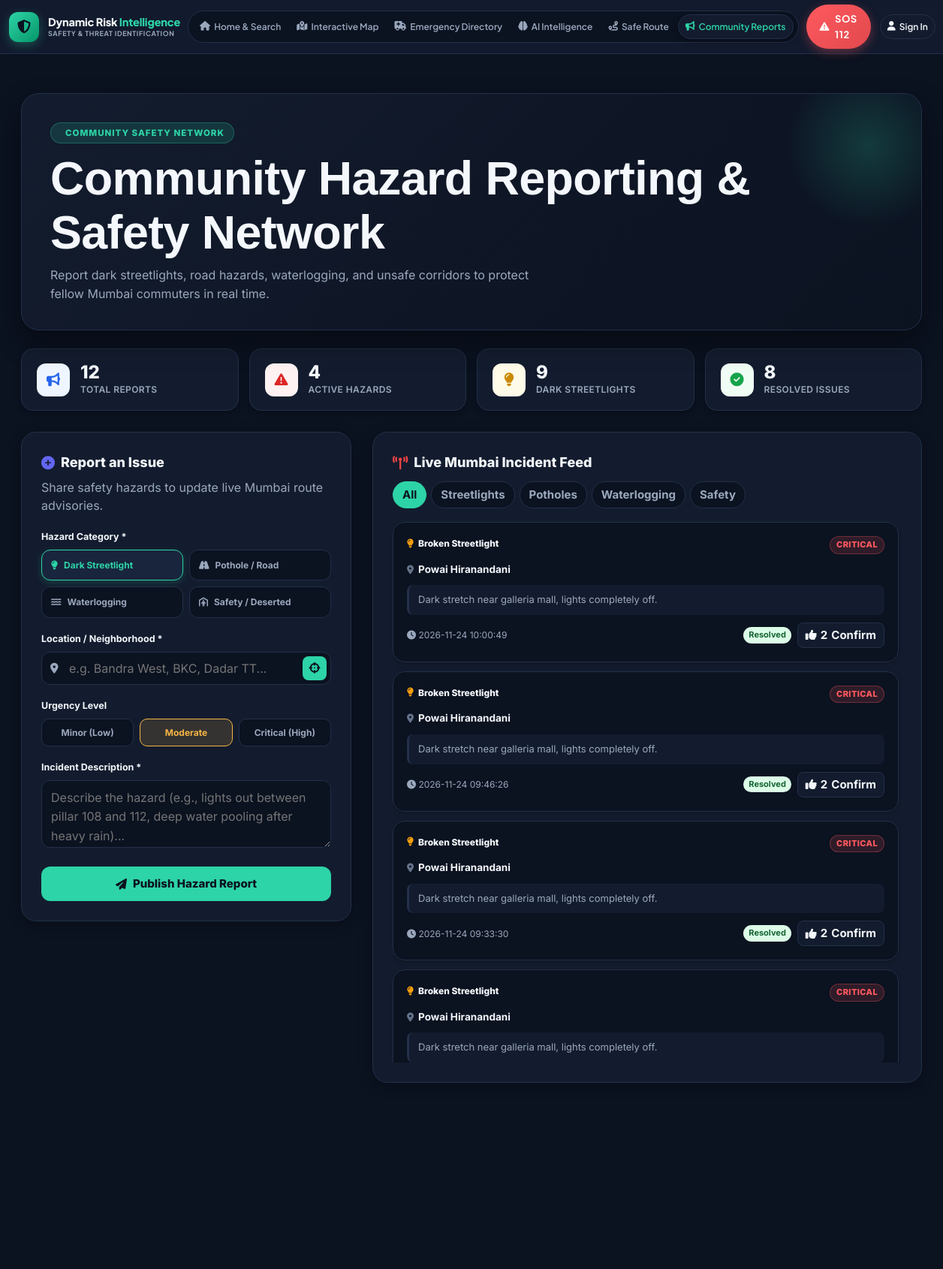
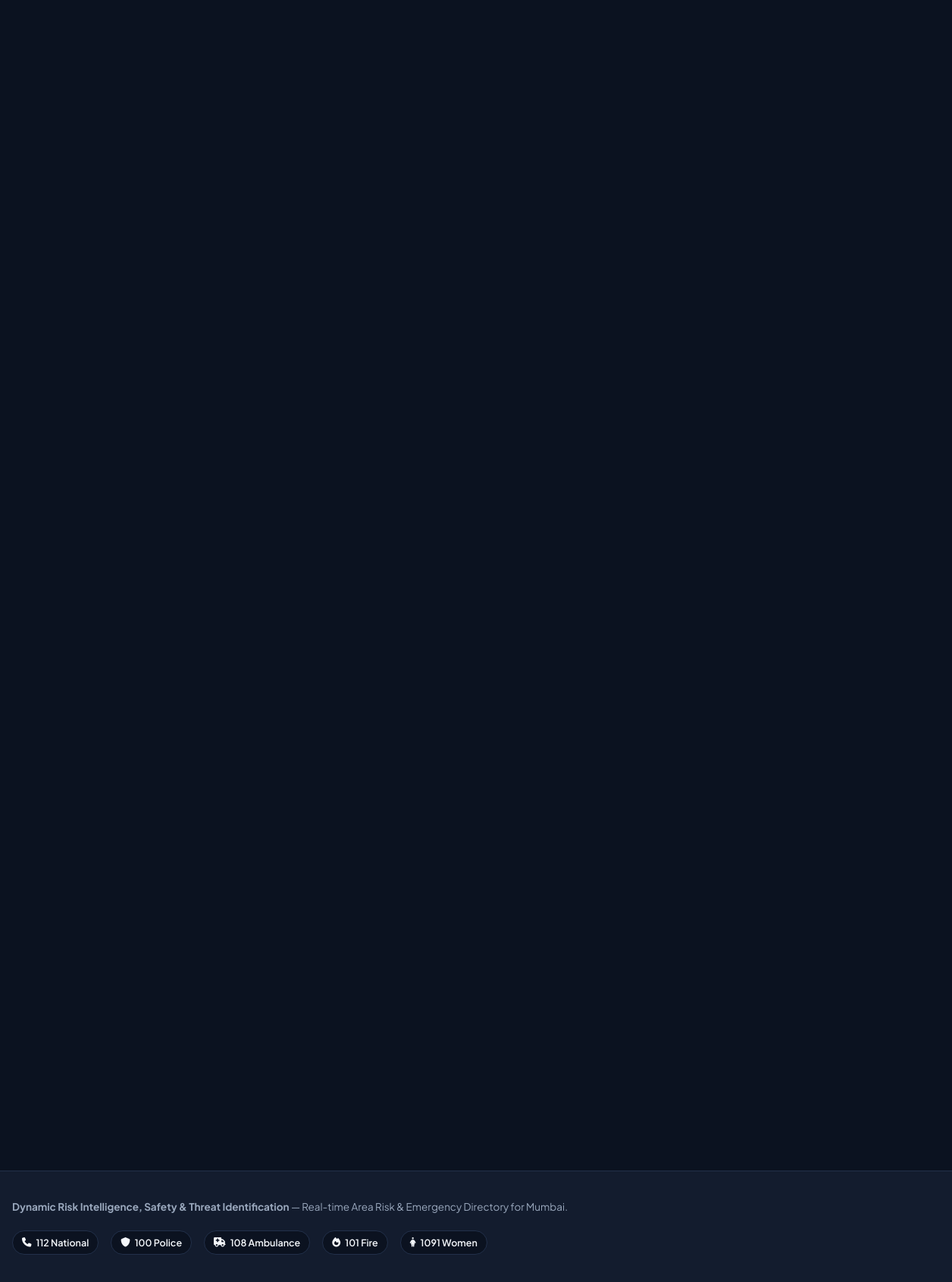
Screenshot of /report with the database file from the repository (2 pictures, top to bottom).
### tables this page shows
CREATE TABLE reports (
                id INTEGER PRIMARY KEY AUTOINCREMENT,
                user_id INTEGER,
                report_type TEXT NOT NULL,
                place_name TEXT,
                route_text TEXT,
                issue_type TEXT NOT NULL,
                description TEXT NOT NULL,
                created_at TIMESTAMP DEFAULT CURRENT_TIMESTAMP
            , "latitude" REAL, "longitude" REAL, "severity" TEXT DEFAULT 'Medium', "status" TEXT DEFAULT 'Active', "upvotes" INTEGER DEFAULT 1);

### app.py (the view, shortened to what this page needs)
@app.route("/report", methods=["GET", "POST"])
def report():
    conn = get_db()
    try:
        stats = _compute_report_stats(conn)
        cur = conn.cursor()
        cur.execute(
            """
            SELECT id, user_id, report_type, place_name, latitude, longitude, issue_type, severity, description, status, upvotes, created_at
            FROM reports
            ORDER BY id DESC
            LIMIT 50
            """
        )
        reports_list = [dict(r) for r in cur.fetchall()]
        success_flag = bool(request.args.get("success"))
        return render_template("report.html", reports=reports_list, stats=stats, success="Your community safety hazard report has been published!" if success_flag else None)
    finally:
        conn.close()

### app.py (called while the page is built, shortened)
def get_db():
    conn = sqlite3.connect(DATABASE_PATH)
    conn.row_factory = sqlite3.Row
    return conn

def current_user_record():
    user_id = session.get("user_id")
    return None

@app.context_processor
def inject_globals():
    return {
        "current_user": current_user_record(),
        "service_labels": SERVICE_LABELS,
        "service_icons": SERVICE_ICONS,
        "emergency_contacts": EMERGENCY_CONTACTS,
        "current_year": datetime.now(
            timezone.utc
        ).year,
    }

### templates/report.html (shortened to what this page needs)
{% extends "base.html" %}
{% block content %}
<div class="rep-container">
    <section class="rep-hero">
        <span class="rep-eyebrow">
             Community Safety Network
        </span>
        <h1>Community Hazard Reporting & Safety Network</h1>
        <p>Report dark streetlights, road hazards, waterlogging, and unsafe corridors to protect fellow Mumbai commuters in real time.</p>
    </section>
    <div class="rep-stats-grid">
        <div class="rep-stat-card">
            <div class="rep-stat-icon" style="background: #eff6ff; color: #2563eb;">
                <i class="fa-solid fa-bullhorn"></i>
            </div>
            <div>
                <div class="rep-stat-val">{{ stats.total or 0 }}</div>
                <div class="rep-stat-lbl">Total Reports</div>
            </div>
        </div>
        <div class="rep-stat-card">
            <div class="rep-stat-icon" style="background: #fef2f2; color: #dc2626;">
                <i class="fa-solid fa-triangle-exclamation"></i>
            </div>
            <div>
                <div class="rep-stat-val">{{ stats.active or 0 }}</div>
                <div class="rep-stat-lbl">Active Hazards</div>
            </div>
        </div>
        <div class="rep-stat-card">
            <div class="rep-stat-icon" style="background: #fefce8; color: #ca8a04;">
                <i class="fa-solid fa-lightbulb"></i>
            </div>
            <div>
                <div class="rep-stat-val">{{ stats.streetlights or 0 }}</div>
                <div class="rep-stat-lbl">Dark Streetlights</div>
            </div>
        </div>
        <div class="rep-stat-card">
            <div class="rep-stat-icon" style="background: #f0fdf4; color: #16a34a;">
                <i class="fa-solid fa-circle-check"></i>
            </div>
            <div>
                <div class="rep-stat-val">{{ stats.resolved or 0 }}</div>
                <div class="rep-stat-lbl">Resolved Issues</div>
            </div>
        </div>
    </div>
    <div class="rep-layout">
        <div class="rep-form-card">
            <div class="rep-form-title">
                <i class="fa-solid fa-circle-plus" style="color: #6366f1;"></i>
                <span>Report an Issue</span>
            </div>
            <p class="rep-form-desc">Share safety hazards to update live Mumbai route advisories.</p>
            <form action="{{ url_for('report') }}" method="POST" id="repForm">
                <div class="rep-form-group">
                    <label class="rep-form-label">Hazard Category *</label>
                    <div class="issue-selector">
                        <div class="issue-option selected" data-type="Broken Streetlight">
                            <i class="fa-solid fa-lightbulb"></i> Dark Streetlight
                        </div>
                        <div class="issue-option" data-type="Hazardous Pothole">
                            <i class="fa-solid fa-road"></i> Pothole / Road
                        </div>
                        <div class="issue-option" data-type="Waterlogging / Flood">
                            <i class="fa-solid fa-water"></i> Waterlogging
                        </div>
                        <div class="issue-option" data-type="Harassment / Deserted">
                            <i class="fa-solid fa-person-shelter"></i> Safety / Deserted
                        </div>
                    </div>
                </div>
                <div class="rep-form-group">
                    <label class="rep-form-label">Location / Neighborhood *</label>
                    <div class="loc-input-wrap">
                        <i class="fa-solid fa-location-dot loc-input-icon"></i>
                        <input type="text" name="place_name" id="inputPlaceName" class="rep-input" placeholder="e.g. Bandra West, BKC, Dadar TT..." required>
                        <button type="button" class="btn-gps-detect" id="btnDetectReportLoc" title="Autofill current location via GPS">
                            <i class="fa-solid fa-crosshairs"></i>
                        </button>
                    </div>
                </div>
                <div class="rep-form-group">
                    <label class="rep-form-label">Urgency Level</label>
                    <div class="severity-options">
                        <div class="sev-pill low" data-sev="Low">Minor (Low)</div>
                        <div class="sev-pill medium selected" data-sev="Medium">Moderate</div>
                        <div class="sev-pill critical" data-sev="Critical">Critical (High)</div>
                    </div>
                </div>
                <div class="rep-form-group">
                    <label class="rep-form-label">Incident Description *</label>
                    <textarea name="description" id="inputDescription" class="rep-textarea" placeholder="Describe the hazard (e.g., lights out between pillar 108 and 112, deep water pooling after heavy rain)..." required></textarea>
                </div>
                <button type="submit" class="btn-submit-report">
                    <i class="fa-solid fa-paper-plane"></i> Publish Hazard Report
                </button>
            </form>
        </div>
        <div class="rep-feed-panel">
            <div class="rep-feed-header">
                <div class="rep-feed-title">
                    <i class="fa-solid fa-tower-broadcast" style="color: #ef4444;"></i>
                    <span>Live Mumbai Incident Feed</span>
                </div>
                <div class="feed-filter-pills">
                    <button type="button" class="feed-pill active" data-filter="all">All</button>
                    <button type="button" class="feed-pill" data-filter="Streetlight">Streetlights</button>
                    <button type="button" class="feed-pill" data-filter="Pothole">Potholes</button>
                    <button type="button" class="feed-pill" data-filter="Waterlogging">Waterlogging</button>
                    <button type="button" class="feed-pill" data-filter="Harassment">Safety</button>
                </div>
            </div>
            <div class="feed-list" id="feedList">
                {% for r in reports %}
                <div class="report-card" data-category="{{ r.issue_type }}">
                    <div class="report-card-top">
                        <div class="report-issue-tag">
                            {% if 'Streetlight' in r.issue_type %}
                            <i class="fa-solid fa-lightbulb" style="color: #f59e0b;"></i>
                            {% elif 'Pothole' in r.issue_type %}
                            <i class="fa-solid fa-road" style="color: #ea580c;"></i>
                            {% elif 'Water' in r.issue_type %}
                            <i class="fa-solid fa-water" style="color: #0284c7;"></i>
                            {% else %}
                            <i class="fa-solid fa-triangle-exclamation" style="color: #dc2626;"></i>
                            {% endif %}
                            <span>{{ r.issue_type }}</span>
                        </div>
                        <span class="report-severity-badge badge-{{ r.severity or 'Medium' }}">{{ r.severity or 'Medium' }}</span>
                    </div>
                    <div class="report-place">
                        <i class="fa-solid fa-location-dot" style="color: #64748b; font-size: 12px;"></i>
                        <span>{{ r.place_name or 'Mumbai' }}</span>
                    </div>
                    <div class="report-desc">
                        {{ r.description }}
                    </div>
                    <div class="report-footer">
                        <span><i class="fa-solid fa-clock"></i> {{ r.created_at }}</span>
                        <div style="display: flex; align-items: center; gap: 8px;">
                            <span style="font-size: 11px; padding: 2px 7px; border-radius: 999px; font-weight: 700; background: {% if r.status == 'Resolved' %}#dcfce7; color:#166534;{% else %}#fee2e2; color:#991b1b;{% endif %}">
                                {{ r.status or 'Active' }}
                            </span>
                            <button type="button" class="btn-upvote" data-id="{{ r.id }}">
                                <i class="fa-solid fa-thumbs-up"></i>
                                <span class="upvote-count">{{ r.upvotes or 1 }}</span> Confirm
                            </button>
                        </div>
                    </div>
                </div>
                {% endfor %}
            </div>
        </div>
    </div>
</div>
{% endblock %}

### static/css/style.css (style rules this page uses)
:root { --bg: #0B1220; --surface: #131C2E; --surface-soft: #182338; --text: #F4F7FB; --text-secondary: #9AA8BD; --text-muted: #7A89A0; --border: #22304A; --border-strong: #2E4164; --accent: #2DD4A7; --accent-dark: #26b992; --accent-light: rgba(45, 212, 167, 0.12); --primary: #2DD4A7; --primary-safe: #2DD4A7; --success: #2DD4A7; --success-light: rgba(45, 212, 167, 0.12); --warning: #F5B544; --warning-light: rgba(245, 181, 68, 0.12); --danger: #FF5A5F; --danger-light: rgba(255, 90, 95, 0.12); --info: #2DD4A7; --info-light: rgba(45, 212, 167, 0.12); --shadow-xs: 0 2px 8px rgba(0, 0, 0, 0.2); --shadow-sm: 0 6px 20px rgba(0, 0, 0, 0.3); --shadow-md: 0 14px 40px rgba(0, 0, 0, 0.4); --shadow-lg: 0 24px 70px rgba(0, 0, 0, 0.5); --radius-sm: 10px; --radius-md: 16px; --radius-lg: 22px; --radius-xl: 30px; --container: 1240px; --transition-fast: 180ms ease; --transition: 280ms cubic-bezier(0.2, 0.8, 0.2, 1); --transition-slow: 500ms cubic-bezier(0.16, 1, 0.3, 1); }
*, *::before, *::after { box-sizing: border-box; }
html { scroll-behavior: smooth; }
body { margin: 0; padding: 0; min-height: 100vh; background: var(--bg); color: var(--text); font-family: "DM Sans", sans-serif; font-size: 15px; line-height: 1.6; overflow-x: hidden; -webkit-font-smoothing: antialiased; text-rendering: optimizeLegibility; }
button, input, textarea, select { font: inherit; }
button { cursor: pointer; }
h1, h2, h3, h4, h5, h6 { margin: 0; color: var(--text); font-family: "Manrope", sans-serif; font-weight: 700; line-height: 1.15; letter-spacing: -0.025em; }
h1 { font-size: clamp(2.2rem, 5vw, 4.2rem); }
p { margin: 0; }
html { font-size: 16px; }
body { font-size: 16px; line-height: 1.6; }
h1 { font-size: 42px !important; line-height: 1.15; }
p { font-size: 16px !important; line-height: 1.65; }
button, .button, .button-primary, .button-secondary, .calculate-button, .clear-button { font-size: 15px !important; }
input, select, textarea { font-size: 16px !important; }
html { font-size: 16px !important; }
body { font-size: 16px !important; line-height: 1.6 !important; }
h1 { font-size: clamp(2.5rem, 5vw, 4.2rem) !important; }

### templates/base.html (style rules this page uses)
:root { --sg-bg: #0B1220; --sg-surface: #131C2E; --sg-card: #131C2E; --sg-surface-hover: #19253d; --sg-border: #22304A; --sg-border-light: rgba(34, 48, 74, 0.7); --sg-primary: #2DD4A7; --sg-primary-hover: #26b992; --sg-primary-soft: rgba(45, 212, 167, 0.12); --sg-safe: #2DD4A7; --sg-warning: #F5B544; --sg-warning-soft: rgba(245, 181, 68, 0.14); --sg-danger: #FF5A5F; --sg-danger-hover: #e0484d; --sg-danger-soft: rgba(255, 90, 95, 0.14); --sg-sos: #FF5A5F; --sg-text: #F4F7FB; --sg-text-heading: #F4F7FB; --sg-text-muted: #9AA8BD; --sg-text-sub: #7a89a0; --sg-radius: 14px; --sg-shadow-sm: 0 1px 3px rgba(0, 0, 0, 0.25); --sg-shadow-md: 0 4px 20px -2px rgba(0, 0, 0, 0.35); --sg-shadow-lg: 0 12px 32px -4px rgba(0, 0, 0, 0.45); }
* { box-sizing: border-box; margin: 0; padding: 0; }
body { font-family: 'Plus Jakarta Sans', 'Inter', -apple-system, sans-serif; background-color: var(--sg-bg); color: var(--sg-text-muted); min-height: 100vh; display: flex; flex-direction: column; line-height: 1.5; -webkit-font-smoothing: antialiased; }
h1, h2, h3, h4, h5, h6 { color: var(--sg-text-heading); font-weight: 700; }

### rows the page displays
reports: issue_type "Broken Streetlight", severity "CRITICAL", place_name "Powai Hiranandani", description "Dark stretch near galleria mall, lights completely off.", created_at "2026-11-24 10:00:49", status "Resolved", upvotes "2"
reports: issue_type "Broken Streetlight", severity "CRITICAL", place_name "Powai Hiranandani", description "Dark stretch near galleria mall, lights completely off.", created_at "2026-11-24 09:46:26", status "Resolved", upvotes "2"
reports: issue_type "Broken Streetlight", severity "CRITICAL", place_name "Powai Hiranandani", description "Dark stretch near galleria mall, lights completely off.", created_at "2026-11-24 09:33:30", status "Resolved", upvotes "2"
reports: issue_type "Broken Streetlight", severity "CRITICAL", place_name "Powai Hiranandani", description "Dark stretch near galleria mall, lights completely off."

### other values shown
{{ stats.total or 0 }} "12"
{{ stats.active or 0 }} "4"
{{ stats.streetlights or 0 }} "9"
{{ stats.resolved or 0 }} "8"
